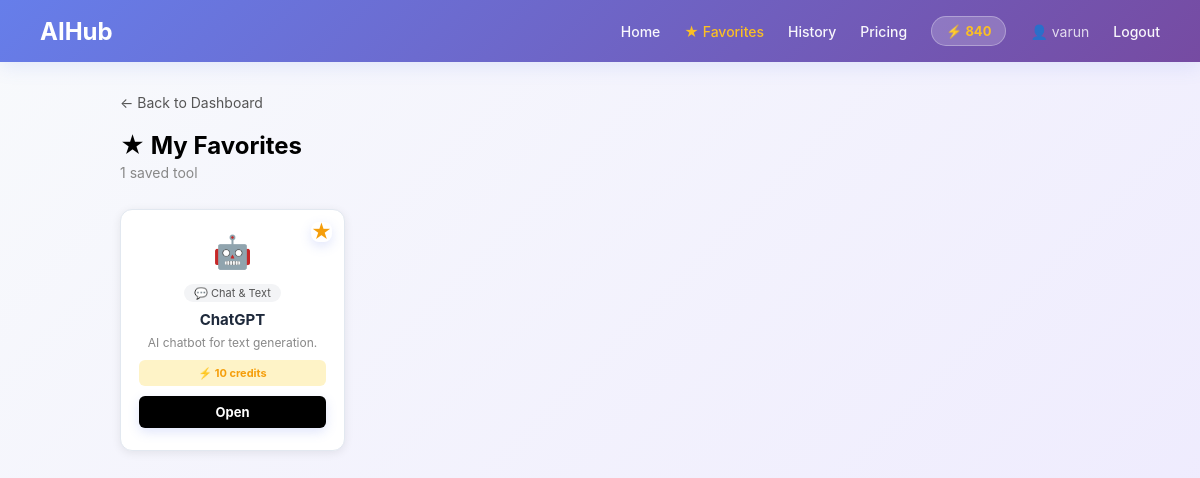
The page /favorites.php (signed in) on the database its author committed.
### tables this page shows
CREATE TABLE IF NOT EXISTS `users` (
  `id` int NOT NULL AUTO_INCREMENT,
  `username` varchar(100) DEFAULT NULL,
  `email` varchar(150) DEFAULT NULL,
  `password` varchar(255) DEFAULT NULL,
  `credits` int DEFAULT '1000',
  `created_at` timestamp NULL DEFAULT CURRENT_TIMESTAMP,
  PRIMARY KEY (`id`),
  UNIQUE KEY `username` (`username`),
  UNIQUE KEY `email` (`email`)
);

CREATE TABLE IF NOT EXISTS `ai_tools` (
  `id` int NOT NULL AUTO_INCREMENT,
  `name` varchar(100) NOT NULL,
  `description` varchar(255) DEFAULT NULL,
  `url` varchar(255) DEFAULT NULL,
  `icon` varchar(10) DEFAULT 0xF09FA496,
  `category_id` int DEFAULT NULL,
  `credit_cost` int DEFAULT '10',
  `is_active` tinyint DEFAULT '1',
  PRIMARY KEY (`id`),
  KEY `category_id` (`category_id`)
);

CREATE TABLE IF NOT EXISTS `categories` (
  `id` int NOT NULL AUTO_INCREMENT,
  `name` varchar(100) NOT NULL,
  `icon` varchar(10) NOT NULL,
  `created_at` timestamp NULL DEFAULT CURRENT_TIMESTAMP,
  PRIMARY KEY (`id`)
);

### favorites.php (the view, shortened to what this page needs)
<?php
include "db.php";
$user_id  = $_SESSION['user_id'];
$username = $_SESSION['username'];
$stmt = $conn->prepare("SELECT credits FROM users WHERE id = ?");
$stmt->execute([$user_id]);
$credits = $stmt->fetchColumn();
$stmt = $conn->prepare(
    "SELECT t.id, t.name, t.description, t.url, t.icon, t.credit_cost,
            c.name AS category_name, c.icon AS category_icon
     FROM favorites f
     JOIN ai_tools t  ON t.id = f.tool_id
     LEFT JOIN categories c ON c.id = t.category_id
     WHERE f.user_id = ?
     ORDER BY f.added_at DESC"
);
$stmt->execute([$user_id]);
$favorites = $stmt->fetchAll(PDO::FETCH_ASSOC);
?>
<!DOCTYPE html>
<html>
<head>
    <link rel="stylesheet" href="dashboard.css?v=4">
</head>
<body>
<nav>
    <h2 class="logo">AIHub</h2>
    <ul>
        <li><a href="dashboard.php">Home</a></li>
        <li><a href="favorites.php" style="color:#fbbf24;">★ Favorites</a></li>
        <li><a href="history.php">History</a></li>
        <li><a href="pricing.php">Pricing</a></li>
        <li class="credits-badge">⚡ <?php echo number_format($credits); ?></li>
        <li class="nav-user">👤 <?php echo htmlspecialchars($username); ?></li>
        <li><a href="logout.php">Logout</a></li>
    </ul>
</nav>
<div class="page-wrap">
    <a href="dashboard.php" class="back-btn">← Back to Dashboard</a>
    <div class="page-title">★ My Favorites</div>
    <div class="page-sub"><?php echo count($favorites); ?> saved tool<?php echo count($favorites) != 1 ? 's' : ''; ?></div>
    <div class="fav-grid">
        <?php foreach($favorites as $tool): ?>
        <div class="card fav-card" id="fav-card-<?php echo $tool['id']; ?>">
            <button class="fav-btn" onclick="toggleFav(<?php echo $tool['id']; ?>, this)" title="Remove from favorites">★</button>
            <div class="card-icon"><?php echo $tool['icon']; ?></div>
            <span class="card-cat"><?php echo $tool['category_icon'].' '.htmlspecialchars($tool['category_name']); ?></span>
            <h2><?php echo htmlspecialchars($tool['name']); ?></h2>
            <p><?php echo htmlspecialchars($tool['description']); ?></p>
            <span class="credit-cost">⚡ <?php echo $tool['credit_cost']; ?> credits</span>
            <a href="chat.php?tool=<?php echo urlencode($tool['name']); ?>&url=<?php echo urlencode($tool['url']); ?>">
                <button class="open-btn">Open</button>
            </a>
        </div>
        <?php endforeach; ?>
    </div>
</div>
</body>
</html>

### dashboard.css (style rules this page uses)
* { margin: 0; padding: 0; box-sizing: border-box; font-family: -apple-system, BlinkMacSystemFont, 'Segoe UI', 'Roboto', 'Oxygen', 'Ubuntu', 'Cantarell', sans-serif; }
body { background: linear-gradient(135deg, #f8fafc 0%, #ede9fe 100%); min-height: 100vh; }
nav { background: linear-gradient(135deg, #667eea 0%, #764ba2 100%); color: white; display: flex; justify-content: space-between; padding: 16px 40px; align-items: center; box-shadow: 0 4px 20px rgba(102, 126, 234, 0.15); }
nav ul { list-style: none; display: flex; gap: 24px; align-items: center; flex-wrap: wrap; }
nav a { color: rgba(255, 255, 255, 0.95); text-decoration: none; font-size: 14px; font-weight: 500; transition: all 0.3s ease; position: relative; }
.credits-badge { background: rgba(255, 255, 255, 0.2); color: #fbbf24; padding: 6px 14px; border-radius: 20px; font-size: 13px; font-weight: 700; border: 1px solid rgba(255, 255, 255, 0.3); }
.nav-user { font-size: 14px; color: rgba(255, 255, 255, 0.8); }
.card { background: white; padding: 24px 20px; border-radius: 14px; box-shadow: 0 2px 12px rgba(0, 0, 0, 0.06); text-align: center; position: relative; transition: all 0.3s ease; border: 1px solid #e2e8f0; }
.fav-btn { position: absolute; top: 12px; right: 12px; background: none; border: none; font-size: 20px; cursor: pointer; padding: 6px; width: auto; color: #cbd5e1; transition: all 0.3s ease; line-height: 1; }
.card-icon { font-size: 36px; margin-bottom: 12px; }
.card h2 { font-size: 15px; margin-bottom: 6px; color: #1e293b; font-weight: 700; }
.card p { font-size: 13px; color: #75849c; margin-bottom: 8px; line-height: 1.4; }
.credit-cost { font-size: 12px; background: #fef3c7; color: #92400e; font-weight: 700; display: block; margin-bottom: 12px; padding: 6px 8px; border-radius: 6px; }
button { padding: 10px 16px; background: linear-gradient(135deg, #667eea 0%, #764ba2 100%); color: white; border: none; border-radius: 8px; cursor: pointer; font-size: 14px; width: 100%; font-weight: 700; transition: all 0.3s ease; box-shadow: 0 4px 12px rgba(102, 126, 234, 0.2); }

### favorites.php (style rules this page uses)
.page-wrap { max-width:1000px; margin:0 auto; padding:30px 20px; }
.page-title { font-size:24px; font-weight:bold; margin-bottom:4px; }
.page-sub { color:#888; font-size:14px; margin-bottom:28px; }
.fav-grid { display:grid; grid-template-columns: repeat(auto-fill, minmax(200px, 1fr)); gap:20px; }
.fav-card { background:white; border-radius:12px; padding:22px 18px; text-align:center; box-shadow:0 2px 10px rgba(0,0,0,0.08); position:relative; transition:transform .15s, box-shadow .15s; }
.fav-btn { position:absolute; top:12px; right:12px; background:none; border:none; font-size:20px; cursor:pointer; padding:0; width:auto; color:#f59e0b; transition:transform .15s; }
.card-icon { font-size:32px; margin-bottom:10px; }
.card-cat { display:inline-block; background:#f3f4f6; color:#555; padding:2px 10px; border-radius:20px; font-size:11px; margin-bottom:8px; }
.card h2 { font-size:15px; margin-bottom:6px; }
.card p { font-size:12px; color:#888; margin-bottom:8px; }
.credit-cost { font-size:11px; color:#f59e0b; font-weight:bold; display:block; margin-bottom:10px; }
.open-btn { width:100%; padding:8px; background:black; color:white; border:none; border-radius:6px; cursor:pointer; font-size:13px; }
.back-btn { display:inline-block; margin-bottom:20px; text-decoration:none; color:#555; font-size:14px; }

### rows shown on the page
users: credits "840"
ai_tools: icon "🤖", category.icon "💬", category.name "Chat & Text", name "ChatGPT", description "AI chatbot for text generation.", credit_cost "10"

### other values the page prints
$username "varun"
count($favorites) "1"
